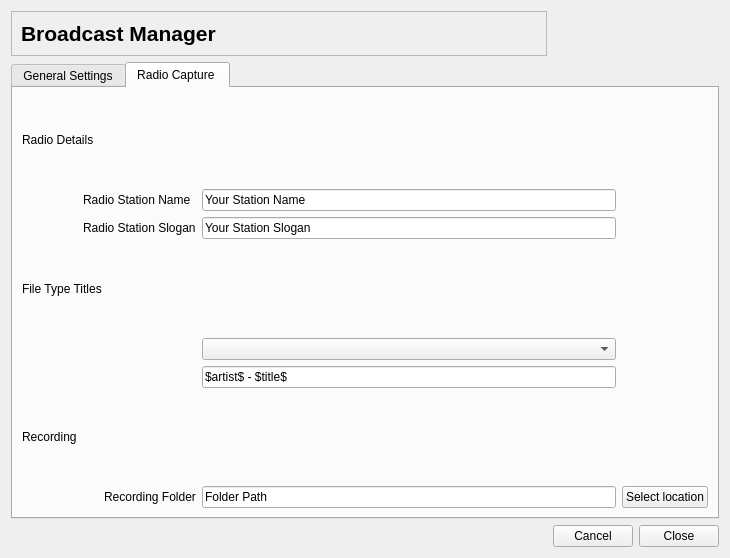
<?xml version="1.0" encoding="UTF-8"?>
<ui version="4.0">
 <class>BroadcastManager</class>
 <widget class="QWidget" name="BroadcastManager">
  <property name="geometry">
   <rect>
    <x>0</x>
    <y>0</y>
    <width>730</width>
    <height>558</height>
   </rect>
  </property>
  <property name="windowTitle">
   <string>Form</string>
  </property>
  <layout class="QGridLayout" name="gridLayout_2">
   <item row="0" column="0">
    <widget class="QFrame" name="frame">
     <property name="frameShape">
      <enum>QFrame::StyledPanel</enum>
     </property>
     <property name="frameShadow">
      <enum>QFrame::Raised</enum>
     </property>
     <layout class="QVBoxLayout" name="verticalLayout">
      <item>
       <widget class="QLabel" name="label_10">
        <property name="font">
         <font>
          <pointsize>16</pointsize>
          <weight>75</weight>
          <bold>true</bold>
         </font>
        </property>
        <property name="text">
         <string>Broadcast Manager</string>
        </property>
       </widget>
      </item>
     </layout>
    </widget>
   </item>
   <item row="1" column="0" colspan="3">
    <widget class="QTabWidget" name="tabInternetRadioBroadcast">
     <property name="currentIndex">
      <number>1</number>
     </property>
     <widget class="QWidget" name="tabGeneralSettings">
      <attribute name="title">
       <string>General Settings</string>
      </attribute>
      <widget class="QLabel" name="label">
       <property name="geometry">
        <rect>
         <x>10</x>
         <y>10</y>
         <width>61</width>
         <height>16</height>
        </rect>
       </property>
       <property name="text">
        <string>User Agent</string>
       </property>
      </widget>
      <widget class="QComboBox" name="comboBox">
       <property name="geometry">
        <rect>
         <x>10</x>
         <y>40</y>
         <width>461</width>
         <height>22</height>
        </rect>
       </property>
       <property name="currentText">
        <string/>
       </property>
      </widget>
      <widget class="QLabel" name="label_2">
       <property name="geometry">
        <rect>
         <x>10</x>
         <y>80</y>
         <width>61</width>
         <height>16</height>
        </rect>
       </property>
       <property name="text">
        <string>Buffer Size</string>
       </property>
      </widget>
      <widget class="QSpinBox" name="spinBox">
       <property name="geometry">
        <rect>
         <x>10</x>
         <y>110</y>
         <width>131</width>
         <height>22</height>
        </rect>
       </property>
      </widget>
      <widget class="QLabel" name="label_3">
       <property name="geometry">
        <rect>
         <x>10</x>
         <y>160</y>
         <width>321</width>
         <height>16</height>
        </rect>
       </property>
       <property name="text">
        <string>Number of Attempts to reconnect when connection is lost:</string>
       </property>
      </widget>
      <widget class="QSpinBox" name="spinBox_2">
       <property name="geometry">
        <rect>
         <x>10</x>
         <y>200</y>
         <width>131</width>
         <height>22</height>
        </rect>
       </property>
      </widget>
     </widget>
     <widget class="QWidget" name="tabRadioSetings">
      <attribute name="title">
       <string>Radio Capture </string>
      </attribute>
      <layout class="QGridLayout" name="gridLayout">
       <item row="1" column="3">
        <widget class="QLineEdit" name="lineEdit">
         <property name="text">
          <string>Your Station Name</string>
         </property>
        </widget>
       </item>
       <item row="2" column="1" colspan="2">
        <widget class="QLabel" name="label_6">
         <property name="text">
          <string>Radio Station Slogan</string>
         </property>
        </widget>
       </item>
       <item row="2" column="3">
        <widget class="QLineEdit" name="lineEdit_2">
         <property name="text">
          <string>Your Station Slogan</string>
         </property>
        </widget>
       </item>
       <item row="7" column="2">
        <widget class="QLabel" name="label_9">
         <property name="text">
          <string>Recording Folder</string>
         </property>
        </widget>
       </item>
       <item row="7" column="3">
        <widget class="QLineEdit" name="lineEdit_4">
         <property name="text">
          <string>Folder Path</string>
         </property>
        </widget>
       </item>
       <item row="5" column="3">
        <widget class="QLineEdit" name="lineEdit_3">
         <property name="text">
          <string>$artist$ - $title$</string>
         </property>
        </widget>
       </item>
       <item row="3" column="0" colspan="4">
        <widget class="QLabel" name="label_7">
         <property name="text">
          <string>File Type Titles</string>
         </property>
        </widget>
       </item>
       <item row="1" column="1" colspan="2">
        <widget class="QLabel" name="label_5">
         <property name="text">
          <string>Radio Station Name</string>
         </property>
        </widget>
       </item>
       <item row="7" column="4">
        <widget class="QPushButton" name="pushButton">
         <property name="text">
          <string>Select location</string>
         </property>
        </widget>
       </item>
       <item row="0" column="0" colspan="2">
        <widget class="QLabel" name="label_4">
         <property name="text">
          <string>Radio Details</string>
         </property>
        </widget>
       </item>
       <item row="6" column="0">
        <widget class="QLabel" name="label_8">
         <property name="text">
          <string>Recording</string>
         </property>
        </widget>
       </item>
       <item row="4" column="3">
        <widget class="QComboBox" name="comboBox_2"/>
       </item>
      </layout>
     </widget>
    </widget>
   </item>
   <item row="2" column="1">
    <widget class="QPushButton" name="pushButton_3">
     <property name="text">
      <string>Cancel</string>
     </property>
    </widget>
   </item>
   <item row="2" column="2">
    <widget class="QPushButton" name="pushButton_2">
     <property name="text">
      <string>Close</string>
     </property>
    </widget>
   </item>
   <item row="2" column="0">
    <spacer name="horizontalSpacer">
     <property name="orientation">
      <enum>Qt::Horizontal</enum>
     </property>
     <property name="sizeHint" stdset="0">
      <size>
       <width>40</width>
       <height>20</height>
      </size>
     </property>
    </spacer>
   </item>
  </layout>
 </widget>
 <resources/>
 <connections/>
</ui>
